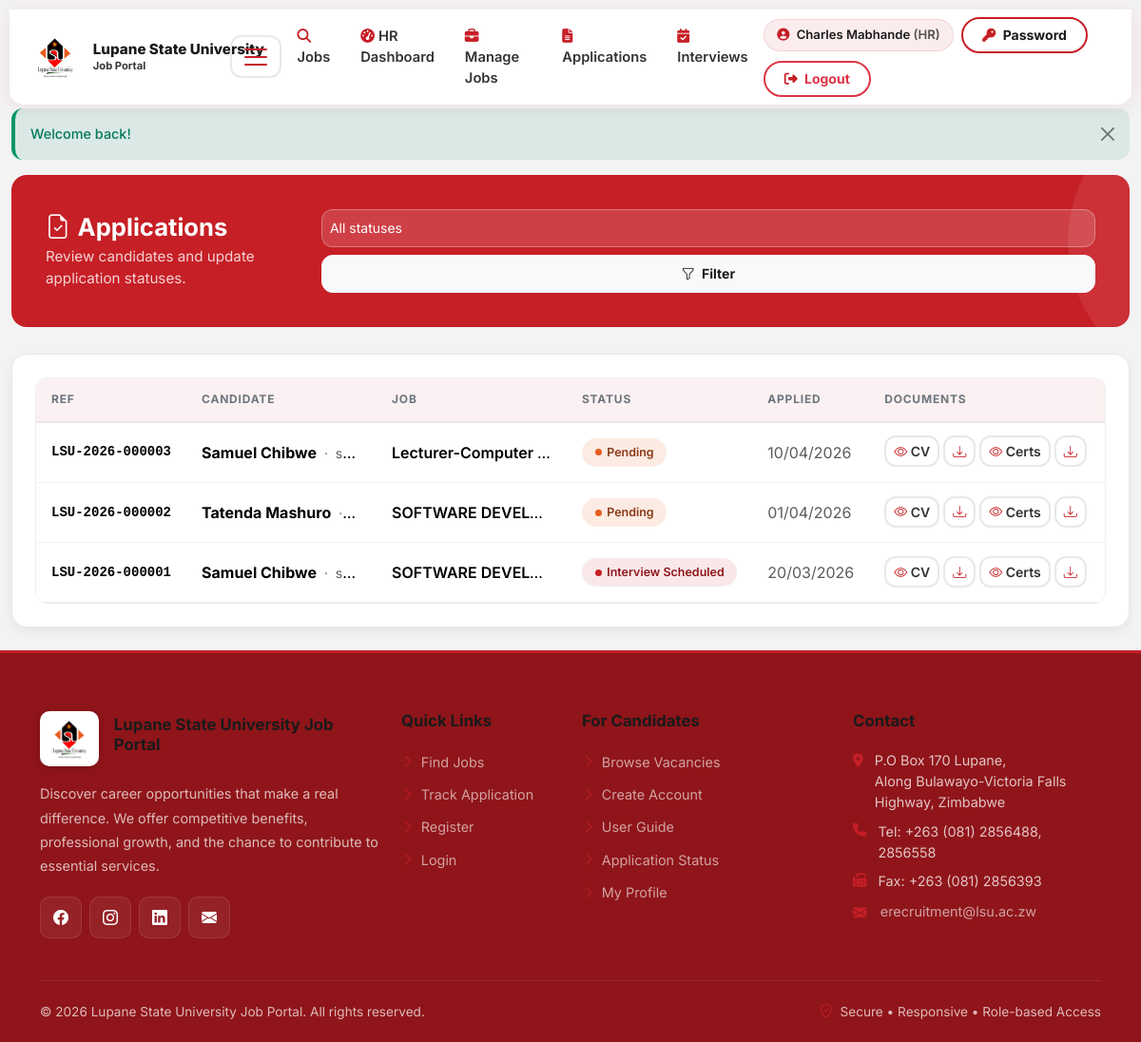
The app's page /hr/applications.php (signed in) with its own data.
### tables this page shows
CREATE TABLE `applications` (
  `application_id` int(11) NOT NULL,
  `application_ref` varchar(32) DEFAULT NULL,
  `job_id` int(11) NOT NULL,
  `candidate_id` int(11) NOT NULL,
  `cover_letter` text DEFAULT NULL,
  `cv_path` varchar(255) DEFAULT NULL,
  `certificates_path` varchar(255) DEFAULT NULL,
  `status` enum('Pending','Under Review','Shortlisted','Interview Scheduled','Rejected','Offer Extended','Accepted','Withdrawn') DEFAULT 'Pending',
  `applied_at` timestamp NOT NULL DEFAULT current_timestamp(),
  `reviewed_by` int(11) DEFAULT NULL COMMENT 'HR user_id',
  `reviewed_at` datetime DEFAULT NULL,
  `review_notes` text DEFAULT NULL,
  `rejection_reason` text DEFAULT NULL,
  `updated_at` timestamp NOT NULL DEFAULT current_timestamp() ON UPDATE current_timestamp()
);

CREATE TABLE `users` (
  `user_id` int(11) NOT NULL,
  `email` varchar(255) NOT NULL,
  `password` varchar(255) NOT NULL,
  `role_id` int(11) NOT NULL DEFAULT 1,
  `first_name` varchar(100) NOT NULL,
  `last_name` varchar(100) NOT NULL,
  `phone` varchar(20) DEFAULT NULL,
  `ec_number` varchar(50) DEFAULT NULL,
  `is_active` tinyint(1) NOT NULL DEFAULT 1,
  `email_verified` tinyint(1) NOT NULL DEFAULT 0,
  `verification_token` varchar(255) DEFAULT NULL,
  `reset_token` varchar(255) DEFAULT NULL,
  `reset_token_expiry` datetime DEFAULT NULL,
  `last_login` datetime DEFAULT NULL,
  `created_at` timestamp NOT NULL DEFAULT current_timestamp(),
  `updated_at` timestamp NOT NULL DEFAULT current_timestamp() ON UPDATE current_timestamp()
);

CREATE TABLE `jobs` (
  `job_id` int(11) NOT NULL,
  `title` varchar(255) NOT NULL,
  `department` varchar(100) DEFAULT NULL,
  `description` text NOT NULL,
  `requirements` text DEFAULT NULL,
  `qualifications` text DEFAULT NULL,
  `location` varchar(255) DEFAULT NULL,
  `job_type` enum('Full-time','Part-time','Contract','Internship') DEFAULT 'Full-time',
  `vacancy_scope` enum('Internal','External') NOT NULL DEFAULT 'External',
  `salary_min` decimal(10,2) DEFAULT NULL,
  `salary_max` decimal(10,2) DEFAULT NULL,
  `posted_by` int(11) NOT NULL COMMENT 'HR user_id',
  `status` enum('Draft','Pending Approval','Active','Closed','Cancelled') DEFAULT 'Draft',
  `approved_by` int(11) DEFAULT NULL COMMENT 'Management user_id',
  `approved_at` datetime DEFAULT NULL,
  `application_deadline` date DEFAULT NULL,
  `max_applications` int(11) DEFAULT NULL,
  `current_applications` int(11) DEFAULT 0,
  `created_at` timestamp NOT NULL DEFAULT current_timestamp(),
  `updated_at` timestamp NOT NULL DEFAULT current_timestamp() ON UPDATE current_timestamp()
);

### includes/security.php (called while the page is built, shortened)
<?php
function escape($string) {
    return htmlspecialchars($string, ENT_QUOTES, 'UTF-8');
}

### includes/functions.php (called while the page is built, shortened)
<?php
function formatDateDisplay($date) {
    try {
        return (new DateTime($date))->format('d/m/Y');
    } catch (Exception $e) {
        return '';
    }
}

### hr/applications.php (the view, shortened to what this page needs)
<?php
$db = getDBConnection();
$roleName = (string)($_SESSION['role_name'] ?? '');
$canMutateApplications = in_array($roleName, ['HR', 'SysAdmin'], true);
$where = [];
$params = [];
$whereSql = $where ? ('WHERE ' . implode(' AND ', $where)) : '';
$stmt = $db->prepare("
    SELECT a.application_id, a.application_ref, a.status, a.applied_at,
           a.candidate_id,
           a.cv_path AS app_cv_path,
           a.certificates_path AS app_certificates_path,
           c.cv_path AS candidate_cv_path,
           c.certificates_path AS candidate_certificates_path,
           j.title AS job_title, j.department,
           u.first_name, u.last_name, u.email
    FROM applications a
    JOIN jobs j ON a.job_id = j.job_id
    JOIN candidates c ON a.candidate_id = c.candidate_id
    JOIN users u ON c.user_id = u.user_id
    {$whereSql}
    ORDER BY a.applied_at DESC
    LIMIT 200
");
$stmt->execute($params);
$apps = $stmt->fetchAll();
require_once BASE_PATH . '/includes/header.php';
function hrViewDocumentUrl(int $applicationId, string $doc, bool $download = false): string {
    $params = ['application_id' => $applicationId, 'doc' => $doc];
    if ($download) {
        $params['download'] = '1';
    }
    return BASE_URL . '/hr/view-document.php?' . http_build_query($params);
}
function hrHasDocumentPath(?string $path): bool {
    return $path !== null && trim($path) !== '';
}
function statusBadgeClass($status) {
    $map = [
        'Pending' => 'status-pending',
        'Under Review' => 'status-under-review',
        'Shortlisted' => 'status-shortlisted',
        'Interview Scheduled' => 'status-interview',
        'Rejected' => 'status-rejected',
        'Offer Extended' => 'status-offer',
        'Accepted' => 'status-accepted',
        'Withdrawn' => 'status-withdrawn',
    ];
    return $map[$status] ?? 'status-pending';
}
?>
<div class="page-header d-flex flex-column flex-md-row justify-content-between align-items-md-center gap-3">
    <div>
        <h1><i class="bi bi-file-earmark-check me-2"></i>Applications</h1>
        <p><?php echo $canMutateApplications ? 'Review candidates and update application statuses.' : 'View candidates and applications (read-only).'; ?></p>
    </div>
    <div class="page-actions w-100 w-md-auto">
        <form method="get" class="d-flex flex-column flex-sm-row gap-2 align-items-stretch">
            <select class="form-select form-select-sm flex-grow-1" name="status" style="min-width: 0; max-width: 100%; border-color: rgba(255,255,255,.3); background: rgba(255,255,255,.15); color: #fff;">
                <option value="" style="color: #333;">All statuses</option>
            </select>
            <button class="btn btn-light btn-sm text-primary fw-bold w-100 w-sm-auto flex-shrink-0" type="submit">
                <i class="bi bi-funnel me-1"></i> Filter
            </button>
        </form>
    </div>
</div>
<div class="card animate-in">
    <div class="card-body">
        <div class="table-responsive hr-applications-scroll">
            <table class="table mb-0 table-hr-applications align-middle">
                <thead>
                    <tr>
                        <th class="text-nowrap">Ref</th>
                        <th class="hr-apps-th-candidate">Candidate</th>
                        <th class="hr-apps-th-job">Job</th>
                        <th class="text-nowrap">Status</th>
                        <th class="text-nowrap">Applied</th>
                        <th class="hr-apps-th-docs">Documents</th>
                        <th class="text-nowrap hr-apps-th-profile">Profile</th>
                    </tr>
                </thead>
                <tbody>
                    <?php foreach ($apps as $a): ?>
                        <?php
                        $cvPath = !empty($a['app_cv_path']) ? $a['app_cv_path'] : ($a['candidate_cv_path'] ?? '');
                        $certPath = !empty($a['app_certificates_path']) ? $a['app_certificates_path'] : ($a['candidate_certificates_path'] ?? '');
                        $hasCv = hrHasDocumentPath($cvPath);
                        $hasCert = hrHasDocumentPath($certPath);
                        $appId = (int)$a['application_id'];
                        $fullName = trim($a['first_name'] . ' ' . $a['last_name']);
                        $candTitle = $fullName . ' — ' . $a['email'];
                        $dept = trim($a['department'] ?? '');
                        $jobLine = $a['job_title'] . ($dept !== '' ? ' · ' . $dept : '');
                        ?>
                        <tr class="hr-apps-row">
                            <td class="text-nowrap small font-monospace fw-semibold"><?php echo escape($a['application_ref'] ?? ('#' . $appId)); ?></td>
                            <td class="hr-apps-td-clip">
                                <div class="hr-apps-one-line text-truncate" title="<?php echo escape($candTitle); ?>">
                                    <span class="fw-bold"><?php echo escape($fullName); ?></span>
                                    <span class="text-muted small hr-apps-sep">·</span>
                                    <span class="text-muted small"><?php echo escape($a['email']); ?></span>
                                </div>
                            </td>
                            <td class="hr-apps-td-clip">
                                <div class="hr-apps-one-line text-truncate" title="<?php echo escape($jobLine); ?>">
                                    <span class="fw-semibold"><?php echo escape($a['job_title']); ?></span>
                                </div>
                            </td>
                            <td class="text-nowrap"><span class="status-badge <?php echo statusBadgeClass($a['status']); ?>"><?php echo escape($a['status']); ?></span></td>
                            <td class="text-muted text-nowrap"><?php echo escape(formatDateDisplay($a['applied_at'])); ?></td>
                            <td class="hr-apps-td-docs">
                                <div class="hr-apps-doc-strip">
                                    <?php if ($hasCv): ?>
                                        <a class="btn btn-sm btn-outline-secondary text-nowrap" href="<?php echo escape(hrViewDocumentUrl($appId, 'cv', false)); ?>" target="_blank" rel="noopener noreferrer" title="View CV">
                                            <i class="bi bi-eye"></i><span class="d-none d-lg-inline"> CV</span>
                                        </a>
                                        <a class="btn btn-sm btn-outline-secondary" href="<?php echo escape(hrViewDocumentUrl($appId, 'cv', true)); ?>" title="Download CV">
                                            <i class="bi bi-download"></i>
                                        </a>
                                    <?php else: ?>
                                        <span class="small text-muted text-nowrap">No CV</span>
                                    <?php endif; ?>
                                    <?php if ($hasCert): ?>
                                        <a class="btn btn-sm btn-outline-secondary text-nowrap" href="<?php echo escape(hrViewDocumentUrl($appId, 'certs', false)); ?>" target="_blank" rel="noopener noreferrer" title="View certificates">
                                            <i class="bi bi-eye"></i><span class="d-none d-lg-inline"> Certs</span>
                                        </a>
                                        <a class="btn btn-sm btn-outline-secondary" href="<?php echo escape(hrViewDocumentUrl($appId, 'certs', true)); ?>" title="Download certificates">
                                            <i class="bi bi-download"></i>
                                        </a>
                                    <?php else: ?>
                                        <span class="small text-muted text-nowrap">No certs</span>
                                    <?php endif; ?>
                                </div>
                            </td>
                            <td class="text-nowrap">
                            </td>
                        </tr>
                    <?php endforeach; ?>
                </tbody>
            </table>
        </div>
    </div>
</div>
<?php require_once BASE_PATH . '/includes/footer.php'; ?>

### records on screen
applications: application_ref "LSU-2026-000003", users.first_name+last_name "Samuel Chibwe", users.email "s…", job.title "Lecturer-Computer…", status "Pending", applied_at "10/04/2026"
applications: application_ref "LSU-2026-000002", users.first_name+last_name "Tatenda Mashuro", job.title "SOFTWARE DEVEL…", status "Pending", applied_at "01/04/2026"
applications: application_ref "LSU-2026-000001", users.first_name+last_name "Samuel Chibwe", users.email "s…", job.title "SOFTWARE DEVEL…", status "Interview Scheduled", applied_at "20/03/2026"

### other values on screen
$label "Jobs HR Dashboard Manage Jobs Applications Interviews"
$_SESSION['role_name'] "HR"
$flash['message'] "Welcome back!"
SITE_CONTACT_ADDRESS "P.O Box 170 Lupane, Along Bulawayo-Victoria Falls Highway, Zimbabwe"
SITE_CONTACT_PHONE "+263 (081) 2856488, 2856558"
SITE_CONTACT_FAX "+263 (081) 2856393"
SITE_CONTACT_EMAIL "erecruitment@lsu.ac.zw"
